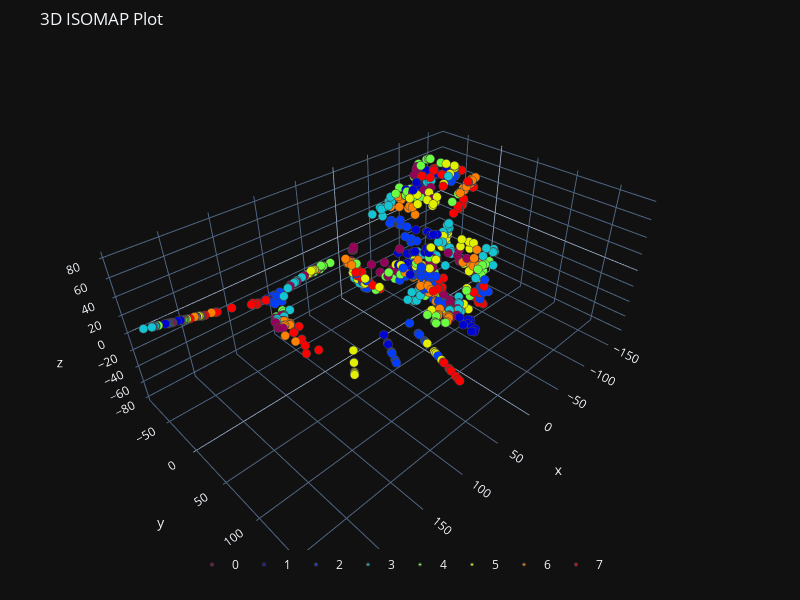

Notebook source saved alongside this figure:
### Markdown cell above
### ISOMAP

Isometric Mapping is one of the earliest non-linear manifold learning algorithm, and it seeks a lower-dimensional embedding which maintains geodesic distances between all points. This ensures that the structure of the data in the lower-dimensional space is as close as possible to the structure of the data in the original high-dimensional space.

### Code cell
from sklearn.manifold import Isomap
x = masks[subject_id]

embedding = Isomap(n_components=3, n_neighbors= 5)
manifold = embedding.fit_transform(x)


plot_3d(manifold[:, 0],
        manifold[:, 1],
        manifold[:, 2],
        path = os.path.join(explanatory_fMRI_dir, 'isomap_3d.png'),
        y = categories[subject_id],
        title="3D ISOMAP Plot")
